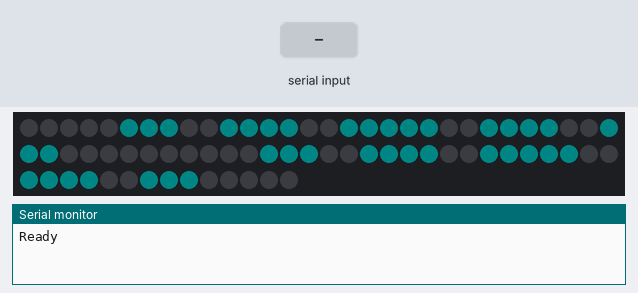
This sketch was run on a simulated Arduino Uno, built with avr-gcc and run on an emulated ATmega328P. Parts: 74 RGB LEDs in strip order, left to right, continuing on the next row, the last lines printed to the serial monitor. Inputs (shaded band) come from the test bench. Dim RGB values are drawn brighter than linear.

Above: at 1.2 s.
1.3 s: "B\n" received over Serial
At 1.49 s:
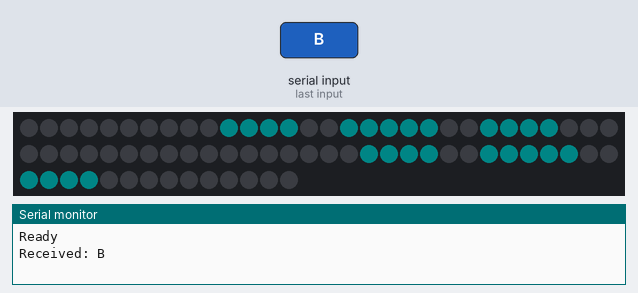
3.0 s: "1\n" received over Serial
Timing chart, 0 to 6.0 s (numbered marks = the images above; inputs shaded):
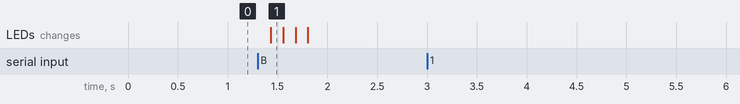

The sketch:

full_arduino_code_working.ino
```cpp
#include <Adafruit_NeoPixel.h>

#define LED_PIN     4
#define NUMPIXELS   74

Adafruit_NeoPixel pixels(NUMPIXELS, LED_PIN);

int LED_BRIGHTNESS = 8;

// ---------------- BLINK STATE ----------------
bool do_blink = false;
int blink_step = 0;
unsigned long blink_timer = 0;

// ---------------- EYE PATTERNS ----------------
byte neutral[]  = {B0000,B01110,B011110,B0111110,B011110,B01110,B0000};
byte blink1[]   = {B0000,B00000,B011110,B0111110,B011110,B00000,B0000};
byte blink2[]   = {B0000,B00000,B000000,B1111111,B000000,B00000,B0000};

// ---------------- SETUP ----------------
void setup() {
  pixels.begin();
  Serial.begin(115200);
  Serial.println("Ready");
}

// ---------------- LOOP ----------------
void loop() {
  communication();
  run_eyes();
}

// ---------------- SERIAL ----------------
void communication() {
  if (Serial.available()) {

    String data = Serial.readStringUntil('\n');
    data.trim();

    if (data.length() == 0) return;

    Serial.print("Received: ");
    Serial.println(data);

    if (data == "B") {
      trigger_blink();
    }
  }
}

// ---------------- TRIGGER BLINK ----------------
void trigger_blink() {
  do_blink = true;
  blink_step = 0;
  blink_timer = millis();
}

// ---------------- EYE LOGIC ----------------
void run_eyes() {
  pixels.clear();

  if (do_blink) {

    if (millis() - blink_timer > 120) {
      blink_timer = millis();
      blink_step++;
    }

    switch (blink_step) {
      case 0: display_eyes(neutral, 125); break;
      case 1: display_eyes(blink1, 125); break;
      case 2: display_eyes(blink2, 125); break;
      case 3: display_eyes(blink1, 125); break;
      case 4:
        display_eyes(neutral, 125);
        do_blink = false;
        Serial.println("BLINK_DONE");  // 👈 SEND CONFIRMATION
  break;
    }

  } else {
    display_eyes(neutral, 125);
  }

  pixels.show();
}

// ---------------- DRAW EYES ----------------
void display_eyes(byte arr[], int hue){
   display_eye(arr, hue, true);
   display_eye(arr, hue, false);
}

void display_eye(byte arr[], int hue, bool left) {
  int rows[] = {4,5,6,7,6,5,4};
  int index = (left) ? 0 : 37;

  for (int i = 0; i < 7; i++) {
    for (int j = 0; j < rows[i]; j++) {

      int brightness = LED_BRIGHTNESS *
        bitRead(arr[i], (left) ? rows[i]-1-j : j);

      pixels.setPixelColor(
        index,
        pixels.ColorHSV(hue * 256, 255, brightness)
      );

      index++;
    }
  }
}
```

Measured:
- after the input at 1.3 s, the LEDs: change after 0.13 s (image 1)
